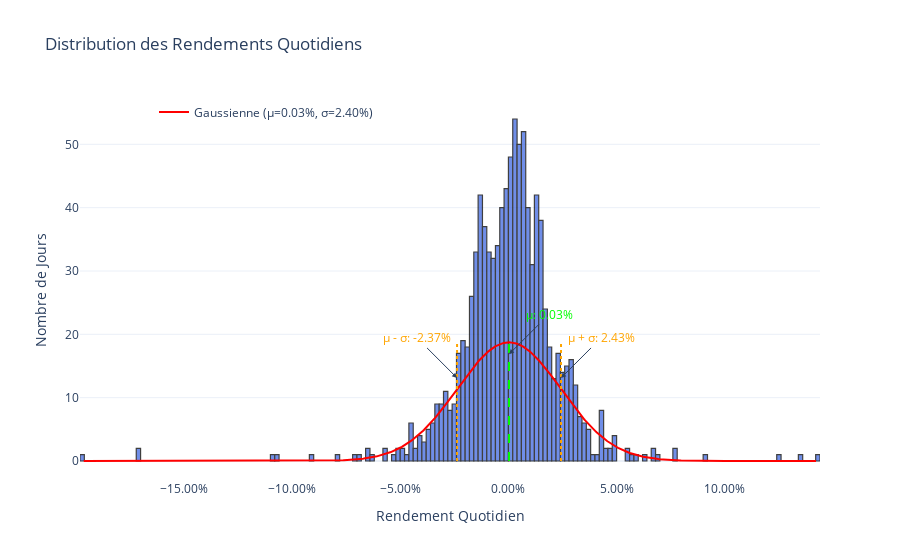

The code cell stored with this chart in its notebook:
### Code cell
plot_return_distribution(df_recent, nbins=300, duration=1000, return_type='log')

### Figure 1 — Plotly figure (JSON) as saved in the notebook; plotly's stock layout.template omitted (floating-point values rounded to 4 significant figures; data arrays with more than 128 entries replaced by an {"elided": "..."} marker saying what was removed)
{"data": [{"marker": {"color": "royalblue", "line": {"color": "black", "width": 1.2}}, "nbinsx": 300, "opacity": 0.75, "showlegend": false, "type": "histogram", "x": {"elided": "1000 float values"}}, {"line": {"color": "red", "width": 2}, "mode": "lines", "name": "Gaussienne (μ=0.03%, σ=2.40%)", "type": "scatter", "x": {"elided": "1000 float values"}, "y": {"elided": "1000 float values"}}], "layout": {"annotations": [{"arrowhead": 2, "ax": 40, "ay": -40, "font": {"color": "lime"}, "showarrow": true, "text": "μ: 0.03%", "x": 0.0002852, "y": 16.86}, {"arrowhead": 2, "ax": -40, "ay": -40, "font": {"color": "orange"}, "showarrow": true, "text": "μ - σ: -2.37%", "x": -0.02374, "y": 13.11}, {"arrowhead": 2, "ax": 40, "ay": -40, "font": {"color": "orange"}, "showarrow": true, "text": "μ + σ: 2.43%", "x": 0.02431, "y": 13.11}], "legend": {"orientation": "h", "x": 0.1, "xanchor": "left", "y": 0.93, "yanchor": "bottom"}, "shapes": [{"line": {"color": "lime", "dash": "dash"}, "type": "line", "x0": 0.0002852, "x1": 0.0002852, "y0": 0, "y1": 18.73}, {"line": {"color": "orange", "dash": "dot"}, "type": "line", "x0": -0.02374, "x1": -0.02374, "y0": 0, "y1": 18.73}, {"line": {"color": "orange", "dash": "dot"}, "type": "line", "x0": 0.02431, "x1": 0.02431, "y0": 0, "y1": 18.73}], "title": {"text": "Distribution des Rendements Quotidiens"}, "xaxis": {"tickformat": ".2%", "title": {"text": "Rendement Quotidien"}}, "yaxis": {"title": {"text": "Nombre de Jours"}}}}
